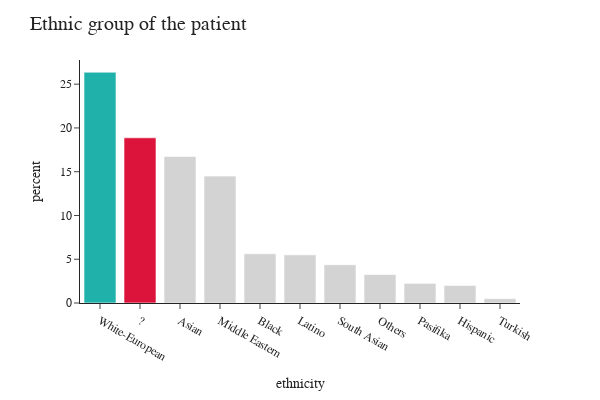
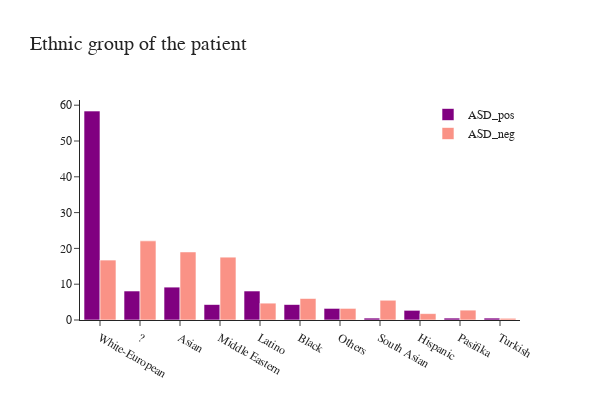

The notebook cell these images were saved under, in order:
### Code cell
fig = px.histogram(train, x="ethnicity",
                   width=600, 
                   height=400,
                   histnorm='percent',
                   template="simple_white"
                   )

fig.update_layout(title="Ethnic group of the patient", 
                  font_family="San Serif",
                  titlefont={'size': 20},
                  legend=dict(
                  orientation="v", y=1, yanchor="top", x=1.0, xanchor="right" )                 
                 ).update_xaxes(categoryorder='total descending') # ordering the x-axis values
#custom color
colors = ['lightgray',] * 15  
colors[1] = 'crimson' 
colors[0] = 'lightseagreen' 


fig.update_traces(marker_color=colors, 
                )
fig.show()

fig = go.Figure()
fig.add_trace(go.Histogram(x=ASD_pos['ethnicity'],histnorm='percent',
              name='ASD_pos', marker_color = 'purple'),
              )
fig.add_trace(go.Histogram(x=ASD_neg['ethnicity'],histnorm='percent',
              name='ASD_neg', marker_color = 'salmon', opacity=0.85),
             )  

fig.update_layout(title="Ethnic group of the patient", 
                  font_family="San Serif",
                  titlefont={'size': 20},
                  template='simple_white',
                  width=600, 
                  height=400,
                  legend=dict(
                  orientation="v", y=1, yanchor="top", x=1.0, xanchor="right" )                 
                 ).update_xaxes(categoryorder='total descending') 

fig.show()

### Figure 1 — Plotly figure (JSON) as saved in the notebook; plotly's stock layout.template omitted (floating-point values rounded to 4 significant figures; data arrays with more than 128 entries replaced by an {"elided": "..."} marker saying what was removed)
{"data": [{"alignmentgroup": "True", "bingroup": "x", "histnorm": "percent", "hovertemplate": "ethnicity=%{x}<br>percent=%{y}<extra></extra>", "legendgroup": "", "marker": {"color": ["lightseagreen", "crimson", "lightgray", "lightgray", "lightgray", "lightgray", "lightgray", "lightgray", "lightgray", "lightgray", "lightgray", "lightgray", "lightgray", "lightgray", "lightgray"], "pattern": {"shape": ""}}, "name": "", "offsetgroup": "", "orientation": "v", "showlegend": false, "type": "histogram", "x": {"elided": "800 str values"}, "xaxis": "x", "yaxis": "y"}], "layout": {"barmode": "relative", "font": {"family": "San Serif"}, "height": 400, "legend": {"orientation": "v", "tracegroupgap": 0, "x": 1, "xanchor": "right", "y": 1, "yanchor": "top"}, "margin": {"t": 60}, "title": {"font": {"size": 20}, "text": "Ethnic group of the patient"}, "width": 600, "xaxis": {"anchor": "y", "autorange": true, "categoryorder": "total descending", "domain": [0, 1], "range": [-0.5, 10.5], "title": {"text": "ethnicity"}, "type": "category"}, "yaxis": {"anchor": "x", "autorange": true, "domain": [0, 1], "range": [0, 27.76], "title": {"text": "percent"}}}}

### Figure 2 — Plotly figure (JSON) as saved in the notebook; plotly's stock layout.template omitted (floating-point values rounded to 4 significant figures; data arrays with more than 128 entries replaced by an {"elided": "..."} marker saying what was removed)
{"data": [{"histnorm": "percent", "marker": {"color": "purple"}, "name": "ASD_pos", "type": "histogram", "x": {"elided": "185 str values"}}, {"histnorm": "percent", "marker": {"color": "salmon"}, "name": "ASD_neg", "opacity": 0.85, "type": "histogram", "x": {"elided": "615 str values"}}], "layout": {"font": {"family": "San Serif"}, "height": 400, "legend": {"orientation": "v", "x": 1, "xanchor": "right", "y": 1, "yanchor": "top"}, "title": {"font": {"size": 20}, "text": "Ethnic group of the patient"}, "width": 600, "xaxis": {"autorange": true, "categoryorder": "total descending", "range": [-0.5, 10.5], "type": "category"}, "yaxis": {"autorange": true, "range": [0, 61.45]}}}
